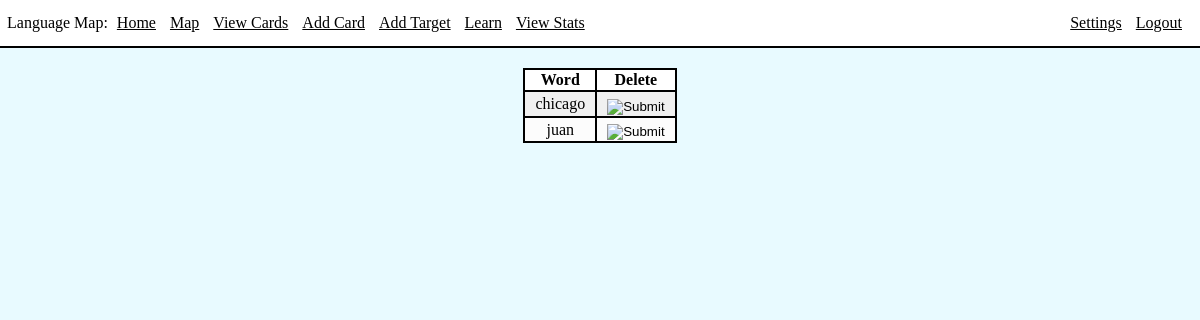
The page /ignores (signed in) on the database as committed earlier.
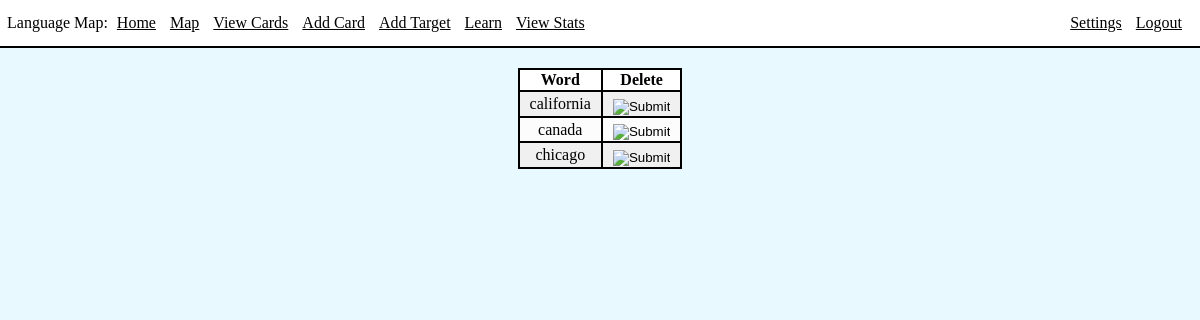
The same page on the database as committed later.
### app/models.py (models this page shows)
class Ignore(db.Model):
    id = db.Column(db.Integer, index=True, primary_key=True)
    ignWord = db.Column(db.String(20), index=True)

### app/routes.py (the view)
@app.route('/ignores', methods=['GET', 'POST'])
@login_required
def ignores():
    ignores = Ignore.query.filter().order_by(Ignore.ignWord)
    return render_template('ignores.html', title='Manage Ignores', ignores=ignores)

### app/models.py (called while the page is built)
@login.user_loader
def load_user(id):
    return User.query.get(int(id))

### app/templates/ignores.html
{% extends 'base.html' %}
{% block content %}
    <div class="int">
        <table>
            <thead>
                <th>Word</th>
                <th>Delete</th>
            </thead>
            <tbody>
            {% for ignore in ignores %}
            <tr>
                <td>{{ ignore.ignWord }}</td>
                <td>
                    <form action="{{ url_for('deleteIgnore', ignoreID=ignore.id) }}" method="POST">
                        <input type="image" class="btnimg" src="../static/images/delete.png">
                    </form>
                </td>
            </tr>
            {% endfor %}
            </tbody>
        </table>
    </div>
{% endblock %}

Rows that differ between the two databases and show on the page:
removed Ignore: ignWord "juan"
added Ignore: ignWord "california"
added Ignore: ignWord "canada"
